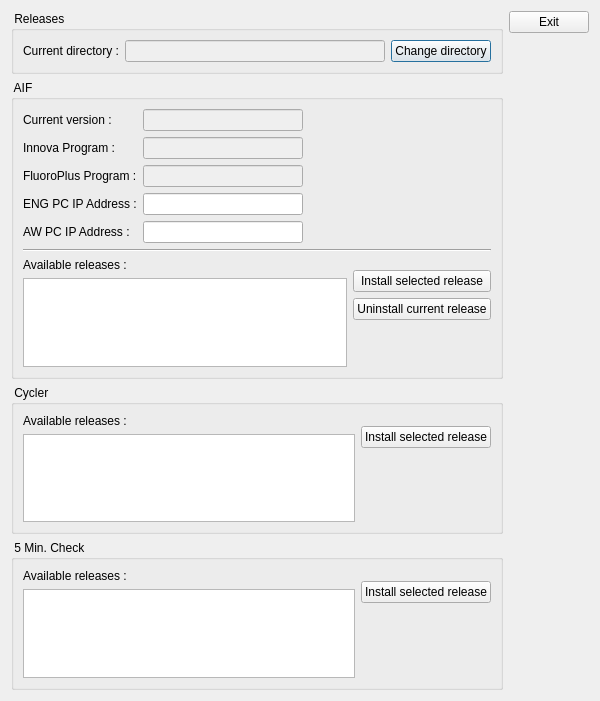
<?xml version="1.0" encoding="UTF-8"?>
<ui version="4.0">
 <class>dlgManageReleases</class>
 <widget class="QDialog" name="dlgManageReleases">
  <property name="geometry">
   <rect>
    <x>0</x>
    <y>0</y>
    <width>600</width>
    <height>701</height>
   </rect>
  </property>
  <property name="windowTitle">
   <string>Dialog</string>
  </property>
  <property name="windowIcon">
   <iconset resource="vtitestmanager.qrc">
    <normaloff>:/images/releases.png</normaloff>:/images/releases.png</iconset>
  </property>
  <layout class="QHBoxLayout" name="horizontalLayout_6">
   <item>
    <layout class="QVBoxLayout" name="verticalLayout_6">
     <item>
      <widget class="QGroupBox" name="gbReleases">
       <property name="title">
        <string> Releases </string>
       </property>
       <layout class="QVBoxLayout" name="verticalLayout_5">
        <item>
         <layout class="QHBoxLayout" name="horizontalLayout">
          <item>
           <widget class="QLabel" name="lblCurrentDir">
            <property name="text">
             <string>Current directory :</string>
            </property>
           </widget>
          </item>
          <item>
           <widget class="QLineEdit" name="ledCurrentDir">
            <property name="enabled">
             <bool>false</bool>
            </property>
           </widget>
          </item>
          <item>
           <widget class="QPushButton" name="pbAIFChangeDir">
            <property name="text">
             <string>Change directory</string>
            </property>
            <property name="icon">
             <iconset resource="vtitestmanager.qrc">
              <normaloff>:/images/directory.png</normaloff>:/images/directory.png</iconset>
            </property>
           </widget>
          </item>
         </layout>
        </item>
       </layout>
      </widget>
     </item>
     <item>
      <widget class="QGroupBox" name="gbAIF">
       <property name="title">
        <string> AIF </string>
       </property>
       <layout class="QVBoxLayout" name="verticalLayout_3">
        <item>
         <layout class="QHBoxLayout" name="horizontalLayout_3">
          <item>
           <layout class="QFormLayout" name="formLayout">
            <item row="0" column="0">
             <widget class="QLabel" name="lblRegAIFVersion">
              <property name="text">
               <string>Current version :</string>
              </property>
             </widget>
            </item>
            <item row="0" column="1">
             <widget class="QLineEdit" name="ledRegAIFVersion">
              <property name="enabled">
               <bool>false</bool>
              </property>
              <property name="minimumSize">
               <size>
                <width>160</width>
                <height>0</height>
               </size>
              </property>
             </widget>
            </item>
            <item row="1" column="0">
             <widget class="QLabel" name="lblRegInnovaPrg">
              <property name="text">
               <string>Innova Program :</string>
              </property>
             </widget>
            </item>
            <item row="1" column="1">
             <widget class="QLineEdit" name="ledRegInnovaPrg">
              <property name="enabled">
               <bool>false</bool>
              </property>
             </widget>
            </item>
            <item row="2" column="0">
             <widget class="QLabel" name="lblRegFPProgram">
              <property name="text">
               <string>FluoroPlus Program :</string>
              </property>
             </widget>
            </item>
            <item row="2" column="1">
             <widget class="QLineEdit" name="ledRegFPProgram">
              <property name="enabled">
               <bool>false</bool>
              </property>
             </widget>
            </item>
            <item row="3" column="0">
             <widget class="QLabel" name="lblRegIPEng">
              <property name="text">
               <string>ENG PC IP Address :</string>
              </property>
             </widget>
            </item>
            <item row="3" column="1">
             <widget class="QLineEdit" name="ledRegIPEng">
              <property name="enabled">
               <bool>true</bool>
              </property>
              <property name="readOnly">
               <bool>true</bool>
              </property>
             </widget>
            </item>
            <item row="4" column="0">
             <widget class="QLabel" name="lblRegIPAW">
              <property name="text">
               <string>AW PC IP Address :</string>
              </property>
             </widget>
            </item>
            <item row="4" column="1">
             <widget class="QLineEdit" name="ledRegIPAW">
              <property name="readOnly">
               <bool>true</bool>
              </property>
             </widget>
            </item>
           </layout>
          </item>
          <item>
           <spacer name="horizontalSpacer">
            <property name="orientation">
             <enum>Qt::Horizontal</enum>
            </property>
            <property name="sizeHint" stdset="0">
             <size>
              <width>40</width>
              <height>20</height>
             </size>
            </property>
           </spacer>
          </item>
         </layout>
        </item>
        <item>
         <widget class="Line" name="line">
          <property name="orientation">
           <enum>Qt::Horizontal</enum>
          </property>
         </widget>
        </item>
        <item>
         <layout class="QHBoxLayout" name="horizontalLayout_2">
          <item>
           <layout class="QVBoxLayout" name="verticalLayout_2">
            <item>
             <widget class="QLabel" name="lblAIFAvailableReleases">
              <property name="text">
               <string>Available releases :</string>
              </property>
             </widget>
            </item>
            <item>
             <widget class="QListWidget" name="listAIFReleases"/>
            </item>
           </layout>
          </item>
          <item>
           <layout class="QVBoxLayout" name="verticalLayout">
            <item>
             <spacer name="verticalSpacer_4">
              <property name="orientation">
               <enum>Qt::Vertical</enum>
              </property>
              <property name="sizeType">
               <enum>QSizePolicy::Fixed</enum>
              </property>
              <property name="sizeHint" stdset="0">
               <size>
                <width>20</width>
                <height>12</height>
               </size>
              </property>
             </spacer>
            </item>
            <item>
             <widget class="QPushButton" name="pbAIFInstall">
              <property name="text">
               <string>Install selected release</string>
              </property>
              <property name="icon">
               <iconset resource="vtitestmanager.qrc">
                <normaloff>:/images/releases.png</normaloff>:/images/releases.png</iconset>
              </property>
             </widget>
            </item>
            <item>
             <widget class="QPushButton" name="pbAIFUninstall">
              <property name="text">
               <string>Uninstall current release</string>
              </property>
              <property name="icon">
               <iconset resource="vtitestmanager.qrc">
                <normaloff>:/images/releases.png</normaloff>:/images/releases.png</iconset>
              </property>
             </widget>
            </item>
            <item>
             <spacer name="verticalSpacer">
              <property name="orientation">
               <enum>Qt::Vertical</enum>
              </property>
              <property name="sizeHint" stdset="0">
               <size>
                <width>20</width>
                <height>40</height>
               </size>
              </property>
             </spacer>
            </item>
           </layout>
          </item>
         </layout>
        </item>
       </layout>
      </widget>
     </item>
     <item>
      <widget class="QGroupBox" name="gbCycler">
       <property name="title">
        <string> Cycler </string>
       </property>
       <layout class="QHBoxLayout" name="horizontalLayout_4">
        <item>
         <layout class="QVBoxLayout" name="verticalLayout_7">
          <item>
           <widget class="QLabel" name="lblCyclerAvailableReleases">
            <property name="text">
             <string>Available releases :</string>
            </property>
           </widget>
          </item>
          <item>
           <widget class="QListWidget" name="listCyclerReleases"/>
          </item>
         </layout>
        </item>
        <item>
         <layout class="QVBoxLayout" name="verticalLayout_8">
          <item>
           <spacer name="verticalSpacer_5">
            <property name="orientation">
             <enum>Qt::Vertical</enum>
            </property>
            <property name="sizeType">
             <enum>QSizePolicy::Fixed</enum>
            </property>
            <property name="sizeHint" stdset="0">
             <size>
              <width>20</width>
              <height>12</height>
             </size>
            </property>
           </spacer>
          </item>
          <item>
           <widget class="QPushButton" name="pbCyclerInstall">
            <property name="text">
             <string>Install selected release</string>
            </property>
            <property name="icon">
             <iconset resource="vtitestmanager.qrc">
              <normaloff>:/images/releases.png</normaloff>:/images/releases.png</iconset>
            </property>
           </widget>
          </item>
          <item>
           <spacer name="verticalSpacer_2">
            <property name="orientation">
             <enum>Qt::Vertical</enum>
            </property>
            <property name="sizeHint" stdset="0">
             <size>
              <width>20</width>
              <height>40</height>
             </size>
            </property>
           </spacer>
          </item>
         </layout>
        </item>
       </layout>
      </widget>
     </item>
     <item>
      <widget class="QGroupBox" name="gbCSS">
       <property name="title">
        <string> 5 Min. Check </string>
       </property>
       <layout class="QHBoxLayout" name="horizontalLayout_5">
        <item>
         <layout class="QVBoxLayout" name="verticalLayout_9">
          <item>
           <widget class="QLabel" name="lblCSSAvailableReleases">
            <property name="text">
             <string>Available releases :</string>
            </property>
           </widget>
          </item>
          <item>
           <widget class="QListWidget" name="listCSSReleases"/>
          </item>
         </layout>
        </item>
        <item>
         <layout class="QVBoxLayout" name="verticalLayout_10">
          <item>
           <spacer name="verticalSpacer_6">
            <property name="orientation">
             <enum>Qt::Vertical</enum>
            </property>
            <property name="sizeType">
             <enum>QSizePolicy::Fixed</enum>
            </property>
            <property name="sizeHint" stdset="0">
             <size>
              <width>20</width>
              <height>12</height>
             </size>
            </property>
           </spacer>
          </item>
          <item>
           <widget class="QPushButton" name="pbCSSInstall">
            <property name="text">
             <string>Install selected release</string>
            </property>
            <property name="icon">
             <iconset resource="vtitestmanager.qrc">
              <normaloff>:/images/releases.png</normaloff>:/images/releases.png</iconset>
            </property>
           </widget>
          </item>
          <item>
           <spacer name="verticalSpacer_7">
            <property name="orientation">
             <enum>Qt::Vertical</enum>
            </property>
            <property name="sizeHint" stdset="0">
             <size>
              <width>20</width>
              <height>40</height>
             </size>
            </property>
           </spacer>
          </item>
         </layout>
        </item>
       </layout>
      </widget>
     </item>
    </layout>
   </item>
   <item>
    <layout class="QVBoxLayout" name="verticalLayout_4">
     <item>
      <widget class="QPushButton" name="pbExit">
       <property name="text">
        <string>Exit</string>
       </property>
       <property name="icon">
        <iconset resource="vtitestmanager.qrc">
         <normaloff>:/images/close.png</normaloff>:/images/close.png</iconset>
       </property>
      </widget>
     </item>
     <item>
      <spacer name="verticalSpacer_3">
       <property name="orientation">
        <enum>Qt::Vertical</enum>
       </property>
       <property name="sizeHint" stdset="0">
        <size>
         <width>20</width>
         <height>40</height>
        </size>
       </property>
      </spacer>
     </item>
    </layout>
   </item>
  </layout>
 </widget>
 <tabstops>
  <tabstop>ledRegAIFVersion</tabstop>
  <tabstop>ledRegInnovaPrg</tabstop>
  <tabstop>ledRegFPProgram</tabstop>
  <tabstop>ledRegIPEng</tabstop>
  <tabstop>ledRegIPAW</tabstop>
  <tabstop>listAIFReleases</tabstop>
  <tabstop>pbAIFInstall</tabstop>
  <tabstop>pbAIFUninstall</tabstop>
  <tabstop>pbExit</tabstop>
 </tabstops>
 <resources>
  <include location="vtitestmanager.qrc"/>
 </resources>
 <connections/>
</ui>
